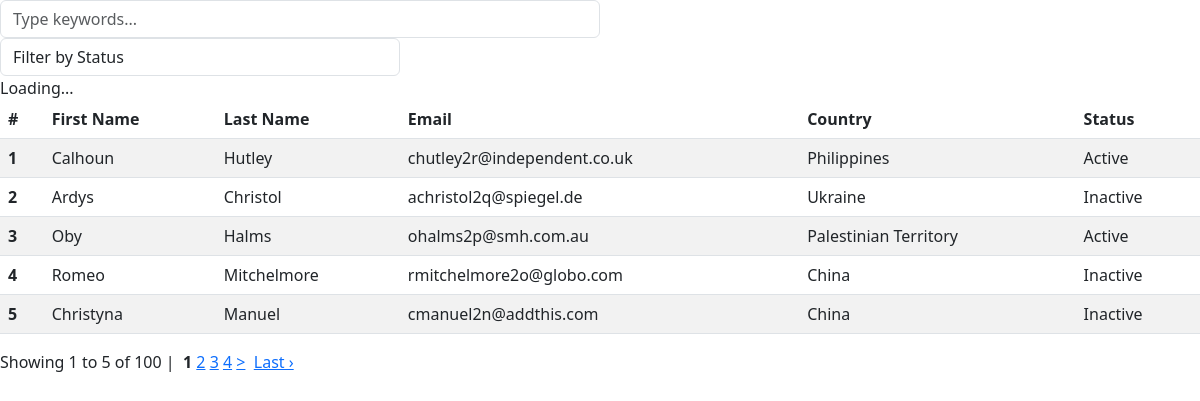
The page / on the database its author committed.
### tables this page shows
create table users (
	id INT,
	first_name VARCHAR(50),
	last_name VARCHAR(50),
	email VARCHAR(50),
	country VARCHAR(50),
	status INT
);

### index.php (the view, shortened to what this page needs)
<link href="https://cdn.jsdelivr.net/npm/bootstrap@5.3.0-alpha1/dist/css/bootstrap.min.css" rel="stylesheet">
<div class="search-panel">
    <div class="form-row">
        <div class="form-group col-md-6">
            <input type="text" class="form-control" id="keywords" placeholder="Type keywords..." onkeyup="searchFilter();">
        </div>
        <div class="form-group col-md-4">
            <select class="form-control" id="filterBy" onchange="searchFilter();">
                <option value="">Filter by Status</option>
            </select>
        </div>
    </div>
</div>
<?php
include_once 'Pagination.php';
require_once 'dbConfig.php';
$baseURL = 'getData.php';
$limit = 5;
$query   = $db->query("SELECT COUNT(*) as rowNum FROM users");
$result  = $query->fetch_assoc();
$rowCount= $result['rowNum'];
$pagConfig = array(
    'baseURL' => $baseURL,
    'totalRows' => $rowCount,
    'perPage' => $limit,
    'contentDiv' => 'dataContainer',
    'link_func' => 'searchFilter'
);
$pagination =  new Pagination($pagConfig);
$query = $db->query("SELECT * FROM users ORDER BY id DESC LIMIT $limit");
?>
<div class="datalist-wrapper">
    <div class="loading-overlay"><div class="overlay-content">Loading...</div></div>
    <div id="dataContainer">
        <table class="table table-striped">
            <thead>
            <tr>
                <th scope="col">#</th>
                <th scope="col">First Name</th>
                <th scope="col">Last Name</th>
                <th scope="col">Email</th>
                <th scope="col">Country</th>
                <th scope="col">Status</th>
            </tr>
            </thead>
            <tbody>
            <?php
            if($query->num_rows > 0){ $i=0;
                while($row = $query->fetch_assoc()){ $i++;
                    ?>
                    <tr>
                        <th scope="row"><?php echo $i; ?></th>
                        <td><?php echo $row["first_name"]; ?></td>
                        <td><?php echo $row["last_name"]; ?></td>
                        <td><?php echo $row["email"]; ?></td>
                        <td><?php echo $row["country"]; ?></td>
                        <td><?php echo ($row["status"] == 1)?'Active':'Inactive'; ?></td>
                    </tr>
                    <?php
                }
            }else{
                echo '<tr><td colspan="6">No records found...</td></tr>';
            }
            ?>
            </tbody>
        </table>
        <?php echo $pagination->createLinks(); ?>
    </div>
</div>

### Pagination.php (shortened to what this page needs)
<?php
class Pagination{
    var $baseURL        = '';
    var $totalRows      = '';
    var $perPage        = 10;
    var $numLinks       =  3;
    var $currentPage    =  0;
    var $nextLink       = '&gt;';
    var $lastLink       = 'Last &rsaquo;';
    var $fullTagOpen    = '<div class="pagination">';
    var $fullTagClose   = '</div>';
    var $lastTagOpen    = '&nbsp;';
    var $lastTagClose   = '';
    var $curTagOpen     = '&nbsp;<b>';
    var $curTagClose    = '</b>';
    var $nextTagOpen    = '&nbsp;';
    var $nextTagClose   = '&nbsp;';
    var $numTagOpen     = '&nbsp;';
    var $numTagClose    = '';
    var $anchorClass    = '';
    var $showCount      = true;
    var $contentDiv     = '';
    var $link_func      = '';
    function createLinks(){
        $numPages = ceil($this->totalRows / $this->perPage);
        $output = '';
        if ($this->showCount){
            $currentOffset = $this->currentPage;
            $info = 'Showing ' . ( $currentOffset + 1 ) . ' to ' ;
            if( ($currentOffset + $this->perPage) < $this->totalRows)
                $info .= $currentOffset + $this->perPage;
            else
                $info .= $this->totalRows;
            $info .= ' of ' . $this->totalRows . ' | ';
            $output .= $info;
        }
        $this->numLinks = (int)$this->numLinks;
        $this->currentPage = floor(($this->currentPage/$this->perPage) + 1);
        $start = (($this->currentPage - $this->numLinks) > 0) ? $this->currentPage - ($this->numLinks - 1) : 1;
        $end   = (($this->currentPage + $this->numLinks) < $numPages) ? $this->currentPage + $this->numLinks : $numPages;
        for ($loop = $start -1; $loop <= $end; $loop++){
            $i = ($loop * $this->perPage) - $this->perPage;
            if ($i >= 0){
                if ($this->currentPage == $loop){
                    $output .= $this->curTagOpen.$loop.$this->curTagClose;
                }else{
                    $n = ($i == 0) ? '' : $i;
                    $output .= $this->numTagOpen
                        . $this->getAJAXlink( $n, $loop )
                        . $this->numTagClose;
                }
            }
        }
        if ($this->currentPage < $numPages){
            $output .= $this->nextTagOpen
                . $this->getAJAXlink( $this->currentPage * $this->perPage , $this->nextLink )
                . $this->nextTagClose;
        }
        if (($this->currentPage + $this->numLinks) < $numPages){
            $i = (($numPages * $this->perPage) - $this->perPage);
            $output .= $this->lastTagOpen . $this->getAJAXlink( $i, $this->lastLink ) . $this->lastTagClose;
        }
        $output = preg_replace("#([^:])//+#", "\\1/", $output);
        $output = $this->fullTagOpen.$output.$this->fullTagClose;
        return $output;
    }
    function getAJAXlink( $count, $text) {
        $pageCount = $count?$count:0;
        if(!empty($this->link_func)){
            $linkClick = 'onclick="'.$this->link_func.'('.$pageCount.')"';
        }else{
            $this->additionalParam = "{'page' : $pageCount}";
            $linkClick = "onclick=\"$.post('". $this->baseURL."', ". $this->additionalParam .", function(data){
                       $('#". $this->contentDiv . "').html(data); }); return false;\"";
        }
        return "<a href=\"javascript:void(0);\" " . $this->anchorClass . "
                ". $linkClick .">". $text .'</a>';
    }
}
?>

### rows shown on the page
users: first_name "Calhoun", last_name "Hutley", email "chutley2r@independent.co.uk", country "Philippines", status "Active"
users: first_name "Ardys", last_name "Christol", email "achristol2q@spiegel.de", country "Ukraine", status "Inactive"
users: first_name "Oby", last_name "Halms", email "ohalms2p@smh.com.au", country "Palestinian Territory", status "Active"
users: first_name "Romeo", last_name "Mitchelmore", email "rmitchelmore2o@globo.com", country "China", status "Inactive"
users: first_name "Christyna", last_name "Manuel", email "cmanuel2n@addthis.com", country "China", status "Inactive"

### other values the page prints
$pagination->createLinks() "Showing 1 to 5 of 100 | 1"
$text "2 3 4 > Last ›"
